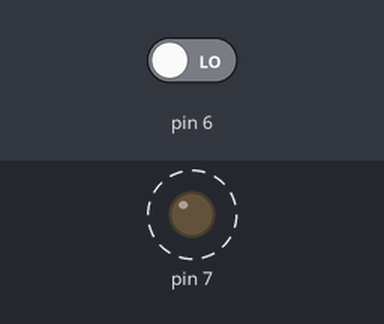
This sketch was run on a simulated Arduino Uno, built with avr-gcc and run on an emulated ATmega328P. On the bench: output pins drawn as LEDs (lit = HIGH). Dashed ring = blinking. The inputs (shaded band) are chosen by the test bench; at power-on: pin 6 LOW.

Above: at 2.8 s.
2.9 s: pin 6 driven HIGH
Timing chart, 0 to 12.4 s (numbered marks = the images above; inputs shaded):
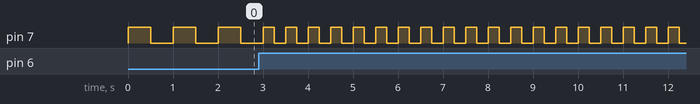

The sketch:

ch1.ino
```cpp
void setup() {
 pinMode(7,OUTPUT);
 pinMode(6,INPUT);

}

void loop() {
  boolean val=digitalRead(6);
  if(val)
  {
    digitalWrite(7,HIGH);
    delay(250);
    digitalWrite(7,LOW);
    delay(250);
    }
    else
    {
     digitalWrite(7,HIGH);
    delay(500);
      digitalWrite(7,LOW);
    delay(500);
      }

}
```

Measured:
- after the input at 2.9 s, pin 7: alternates HIGH for 0.25 s and LOW for 0.25 s, starting after 0.35 s
- by itself, pin 7: alternates HIGH for 0.50 s and LOW for 0.50 s
